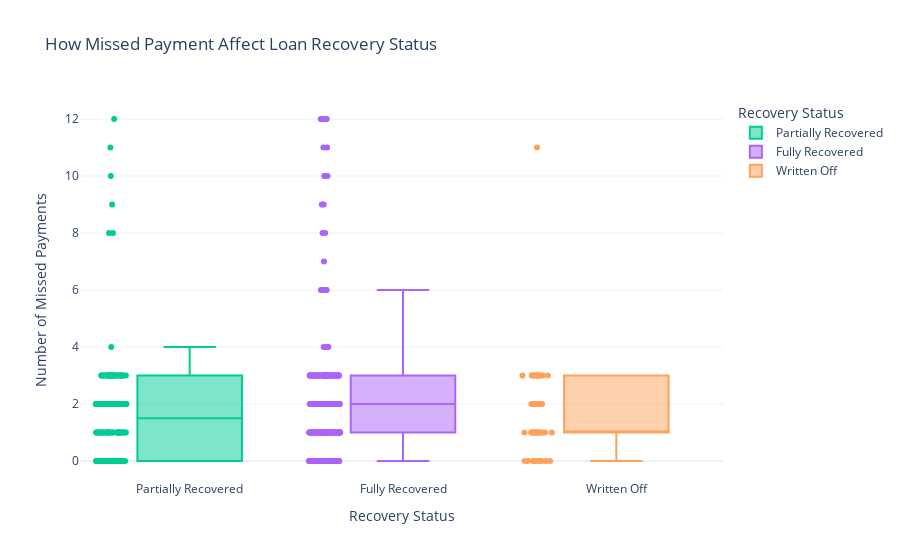

Notebook cell for this chart:
### Markdown cell above
#

### Code cell
fig_missedVSrecovery = px.box(loan ,x = "Recovery_Status", y = "Num_Missed_Payments",
                             title= "How Missed Payment Affect Loan Recovery Status",
                             labels={"Recovery_Status":"Recovery Status","Num_Missed_Payments": "Number of Missed Payment"},
                             color= "Recovery_Status",
                             color_discrete_map={"Recovered":"green", "Not Recovered":"red"},
                             points = "all")

fig_missedVSrecovery.update_layout(
                    xaxis_title = "Recovery Status",
                    yaxis_title = "Number of Missed Payments",
                    template = "plotly_white"
)

fig_missedVSrecovery.show()

### Figure 1 — Plotly figure (JSON) as saved in the notebook; plotly's stock layout.template omitted (floating-point values rounded to 4 significant figures; data arrays with more than 128 entries replaced by an {"elided": "..."} marker saying what was removed)
{"data": [{"alignmentgroup": "True", "boxpoints": "all", "hovertemplate": "Recovery Status=%{x}<br>Number of Missed Payment=%{y}<extra></extra>", "legendgroup": "Partially Recovered", "marker": {"color": "#00cc96"}, "name": "Partially Recovered", "notched": false, "offsetgroup": "Partially Recovered", "orientation": "v", "showlegend": true, "type": "box", "x": {"elided": "154 str values"}, "x0": " ", "xaxis": "x", "y": {"elided": "154 int values"}, "y0": " ", "yaxis": "y"}, {"alignmentgroup": "True", "boxpoints": "all", "hovertemplate": "Recovery Status=%{x}<br>Number of Missed Payment=%{y}<extra></extra>", "legendgroup": "Fully Recovered", "marker": {"color": "#ab63fa"}, "name": "Fully Recovered", "notched": false, "offsetgroup": "Fully Recovered", "orientation": "v", "showlegend": true, "type": "box", "x": {"elided": "296 str values"}, "x0": " ", "xaxis": "x", "y": {"elided": "296 int values"}, "y0": " ", "yaxis": "y"}, {"alignmentgroup": "True", "boxpoints": "all", "hovertemplate": "Recovery Status=%{x}<br>Number of Missed Payment=%{y}<extra></extra>", "legendgroup": "Written Off", "marker": {"color": "#FFA15A"}, "name": "Written Off", "notched": false, "offsetgroup": "Written Off", "orientation": "v", "showlegend": true, "type": "box", "x": ["Written Off", "Written Off", "Written Off", "Written Off", "Written Off", "Written Off", "Written Off", "Written Off", "Written Off", "Written Off", "Written Off", "Written Off", "Written Off", "Written Off", "Written Off", "Written Off", "Written Off", "Written Off", "Written Off", "Written Off", "Written Off", "Written Off", "Written Off", "Written Off", "Written Off", "Written Off", "Written Off", "Written Off", "Written Off", "Written Off", "Written Off", "Written Off", "Written Off", "Written Off", "Written Off", "Written Off", "Written Off", "Written Off", "Written Off", "Written Off", "Written Off", "Written Off", "Written Off", "Written Off", "Written Off", "Written Off", "Written Off", "Written Off", "Written Off", "Written Off"], "x0": " ", "xaxis": "x", "y": [1, 0, 3, 1, 0, 3, 3, 1, 1, 0, 1, 0, 3, 3, 0, 3, 0, 3, 3, 3, 1, 1, 2, 11, 2, 1, 0, 2, 1, 2, 2, 0, 3, 1, 1, 1, 3, 0, 2, 1, 3, 2, 3, 2, 1, 0, 1, 1, 3, 1], "y0": " ", "yaxis": "y"}], "layout": {"boxmode": "overlay", "legend": {"title": {"text": "Recovery Status"}, "tracegroupgap": 0}, "title": {"text": "How Missed Payment Affect Loan Recovery Status"}, "xaxis": {"anchor": "y", "categoryarray": ["Partially Recovered", "Fully Recovered", "Written Off"], "categoryorder": "array", "domain": [0, 1], "title": {"text": "Recovery Status"}}, "yaxis": {"anchor": "x", "domain": [0, 1], "title": {"text": "Number of Missed Payments"}}}}
